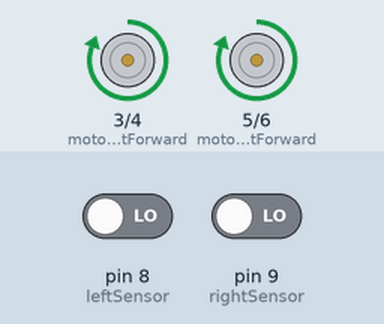
Simulated run of this sketch. Board: Arduino Uno, built with avr-gcc and run on an emulated ATmega328P. On the bench: motor-driver pin pairs drawn as motors (green arrow = first pin HIGH = forward, orange = second pin HIGH = backward, longer = more drive). The inputs (shaded band) are chosen by the test bench; at power-on: pin 8 (leftSensor) LOW, pin 9 (rightSensor) LOW.

Above: at 1.2 s.
1.3 s: pin 8 (leftSensor) driven HIGH
At 2.4 s:
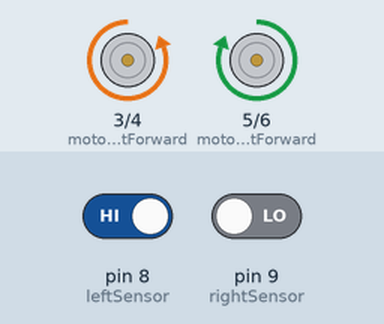
2.8 s: pin 9 (rightSensor) driven HIGH
At 3.6 s:
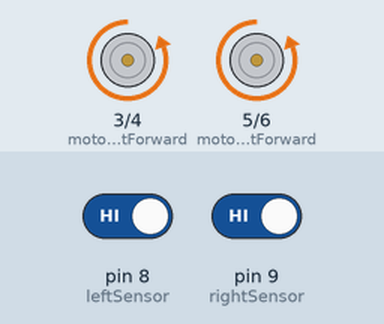
4.3 s: pin 8 (leftSensor) driven LOW
At 5.1 s:
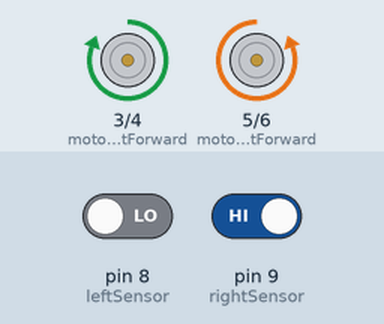
6.3 s: pin 9 (rightSensor) driven LOW
At 7.4 s:
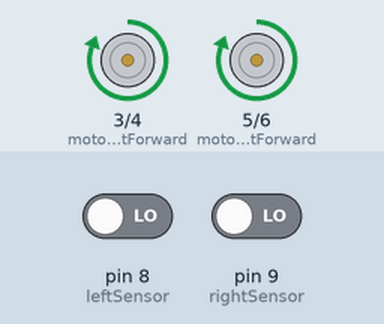
Timing chart, 0 to 8.8 s (numbered marks = the images above; inputs shaded):
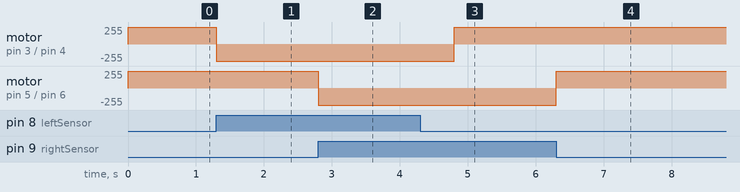

Measured:
- after the input at 1.3 s, motor on pin 3 (motorLeftForward) / pin 4 (motorLeftBackward): forward 255/255 → backward 255/255 at once
- after the input at 2.8 s, motor on pin 5 (motorRightForward) / pin 6 (motorRightBackward): forward 255/255 → backward 255/255 at once
- after the input at 4.3 s, motor on pin 3 (motorLeftForward) / pin 4 (motorLeftBackward): backward 255/255 → forward 255/255 after 0.50 s
- after the input at 6.3 s, motor on pin 5 (motorRightForward) / pin 6 (motorRightBackward): backward 255/255 → forward 255/255 at once

The sketch:

miniSumoProgram.ino
```cpp
// Motor pinleri
const int motorLeftForward = 3;  // Sol motor ileri
const int motorLeftBackward = 4; // Sol motor geri
const int motorRightForward = 5; // Sağ motor ileri
const int motorRightBackward = 6; // Sağ motor geri

// Sensör pinleri
const int leftSensor = 8;   // Sol engel sensörü
const int rightSensor = 9;  // Sağ engel sensörü

void setup() {
  // Motor pinlerini çıkış olarak ayarla
  pinMode(motorLeftForward, OUTPUT);
  pinMode(motorLeftBackward, OUTPUT);
  pinMode(motorRightForward, OUTPUT);
  pinMode(motorRightBackward, OUTPUT);

  // Sensör pinlerini giriş olarak ayarla
  pinMode(leftSensor, INPUT);
  pinMode(rightSensor, INPUT);
}

void loop() {
  // Engelleri tespit et
  int leftSensorValue = digitalRead(leftSensor);
  int rightSensorValue = digitalRead(rightSensor);

  // Eğer her iki sensör de engel tespit ediyorsa, robot geri gitmeli
  if (leftSensorValue == HIGH && rightSensorValue == HIGH) {
    moveBackward();
    delay(1000);  // 1 saniye geri git
  }
  // Eğer sol sensör engel tespit ediyorsa, sola dön
  else if (leftSensorValue == HIGH) {
    turnLeft();
    delay(500);  // 0.5 saniye sola dön
  }
  // Eğer sağ sensör engel tespit ediyorsa, sağa dön
  else if (rightSensorValue == HIGH) {
    turnRight();
    delay(500);  // 0.5 saniye sağa dön
  }
  // Hiçbir sensör engel tespit etmiyorsa, ileri git
  else {
    moveForward();
  }
}

// Motorları ileriye hareket ettir
void moveForward() {
  digitalWrite(motorLeftForward, HIGH);
  digitalWrite(motorLeftBackward, LOW);
  digitalWrite(motorRightForward, HIGH);
  digitalWrite(motorRightBackward, LOW);
}

// Motorları geri hareket ettir
void moveBackward() {
  digitalWrite(motorLeftForward, LOW);
  digitalWrite(motorLeftBackward, HIGH);
  digitalWrite(motorRightForward, LOW);
  digitalWrite(motorRightBackward, HIGH);
}

// Sol motoru döndür
void turnLeft() {
  digitalWrite(motorLeftForward, LOW);
  digitalWrite(motorLeftBackward, HIGH);
  digitalWrite(motorRightForward, HIGH);
  digitalWrite(motorRightBackward, LOW);
}

// Sağ motoru döndür
void turnRight() {
  digitalWrite(motorLeftForward, HIGH);
  digitalWrite(motorLeftBackward, LOW);
  digitalWrite(motorRightForward, LOW);
  digitalWrite(motorRightBackward, HIGH);
}
```
